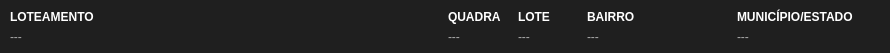
   <widget class="QWidget" name="widgetEnderecoEntregaImovel_4" native="true">
    <property name="geometry">
     <rect>
      <x>0</x>
      <y>182</y>
      <width>890</width>
      <height>53</height>
     </rect>
    </property>
    <property name="styleSheet">
     <string notr="true">background-color: #1f1f1f;
border-radius: 4px;</string>
    </property>
    <widget class="QWidget" name="horizontalLayoutWidget_26">
     <property name="geometry">
      <rect>
       <x>10</x>
       <y>6</y>
       <width>871</width>
       <height>41</height>
      </rect>
     </property>
     <layout class="QHBoxLayout" name="horizontalLayout_26" stretch="450,66,66,150,150">
      <item>
       <layout class="QVBoxLayout" name="verticalLayout_94">
        <property name="spacing">
         <number>0</number>
        </property>
        <item>
         <widget class="QLabel" name="label_93">
          <property name="sizePolicy">
           <sizepolicy hsizetype="Expanding" vsizetype="Preferred">
            <horstretch>0</horstretch>
            <verstretch>0</verstretch>
           </sizepolicy>
          </property>
          <property name="maximumSize">
           <size>
            <width>16777215</width>
            <height>16777215</height>
           </size>
          </property>
          <property name="styleSheet">
           <string notr="true">font-weight: bold;
color: white;</string>
          </property>
          <property name="text">
           <string>LOTEAMENTO</string>
          </property>
         </widget>
        </item>
        <item>
         <widget class="QLabel" name="labelEnderecoEntregaImovelLoteamento">
          <property name="sizePolicy">
           <sizepolicy hsizetype="Expanding" vsizetype="Preferred">
            <horstretch>0</horstretch>
            <verstretch>0</verstretch>
           </sizepolicy>
          </property>
          <property name="maximumSize">
           <size>
            <width>16777215</width>
            <height>16777215</height>
           </size>
          </property>
          <property name="styleSheet">
           <string notr="true">color: #aaa;</string>
          </property>
          <property name="text">
           <string>---</string>
          </property>
         </widget>
        </item>
       </layout>
      </item>
      <item>
       <layout class="QVBoxLayout" name="verticalLayout_95">
        <property name="spacing">
         <number>0</number>
        </property>
        <item>
         <widget class="QLabel" name="label_94">
          <property name="sizePolicy">
           <sizepolicy hsizetype="Expanding" vsizetype="Preferred">
            <horstretch>0</horstretch>
            <verstretch>0</verstretch>
           </sizepolicy>
          </property>
          <property name="maximumSize">
           <size>
            <width>16777215</width>
            <height>16777215</height>
           </size>
          </property>
          <property name="styleSheet">
           <string notr="true">font-weight: bold;
color: white;</string>
          </property>
          <property name="text">
           <string>QUADRA</string>
          </property>
         </widget>
        </item>
        <item>
         <widget class="QLabel" name="labelEnderecoEntregaImovelQuadra">
          <property name="sizePolicy">
           <sizepolicy hsizetype="Expanding" vsizetype="Preferred">
            <horstretch>0</horstretch>
            <verstretch>0</verstretch>
           </sizepolicy>
          </property>
          <property name="maximumSize">
           <size>
            <width>16777215</width>
            <height>16777215</height>
           </size>
          </property>
          <property name="styleSheet">
           <string notr="true">color: #aaa;</string>
          </property>
          <property name="text">
           <string>---</string>
          </property>
         </widget>
        </item>
       </layout>
      </item>
      <item>
       <layout class="QVBoxLayout" name="verticalLayout_96">
        <property name="spacing">
         <number>0</number>
        </property>
        <item>
         <widget class="QLabel" name="label_95">
          <property name="sizePolicy">
           <sizepolicy hsizetype="Expanding" vsizetype="Preferred">
            <horstretch>0</horstretch>
            <verstretch>0</verstretch>
           </sizepolicy>
          </property>
          <property name="maximumSize">
           <size>
            <width>16777215</width>
            <height>16777215</height>
           </size>
          </property>
          <property name="styleSheet">
           <string notr="true">font-weight: bold;
color: white;</string>
          </property>
          <property name="text">
           <string>LOTE</string>
          </property>
         </widget>
        </item>
        <item>
         <widget class="QLabel" name="labelEnderecoEntregaImovelLote">
          <property name="sizePolicy">
           <sizepolicy hsizetype="Expanding" vsizetype="Preferred">
            <horstretch>0</horstretch>
            <verstretch>0</verstretch>
           </sizepolicy>
          </property>
          <property name="maximumSize">
           <size>
            <width>16777215</width>
            <height>16777215</height>
           </size>
          </property>
          <property name="styleSheet">
           <string notr="true">color: #aaa;</string>
          </property>
          <property name="text">
           <string>---</string>
          </property>
         </widget>
        </item>
       </layout>
      </item>
      <item>
       <layout class="QVBoxLayout" name="verticalLayout_97">
        <property name="spacing">
         <number>0</number>
        </property>
        <item>
         <widget class="QLabel" name="label_96">
          <property name="sizePolicy">
           <sizepolicy hsizetype="Expanding" vsizetype="Preferred">
            <horstretch>0</horstretch>
            <verstretch>0</verstretch>
           </sizepolicy>
          </property>
          <property name="maximumSize">
           <size>
            <width>16777215</width>
            <height>16777215</height>
           </size>
          </property>
          <property name="styleSheet">
           <string notr="true">font-weight: bold;
color: white;</string>
          </property>
          <property name="text">
           <string>BAIRRO</string>
          </property>
         </widget>
        </item>
        <item>
         <widget class="QLabel" name="labelEnderecoEntregaImovelBairro">
          <property name="sizePolicy">
           <sizepolicy hsizetype="Expanding" vsizetype="Preferred">
            <horstretch>0</horstretch>
            <verstretch>0</verstretch>
           </sizepolicy>
          </property>
          <property name="maximumSize">
           <size>
            <width>16777215</width>
            <height>16777215</height>
           </size>
          </property>
          <property name="styleSheet">
           <string notr="true">color: #aaa;</string>
          </property>
          <property name="text">
           <string>---</string>
          </property>
         </widget>
        </item>
       </layout>
      </item>
      <item>
       <layout class="QVBoxLayout" name="verticalLayout_98">
        <property name="spacing">
         <number>0</number>
        </property>
        <item>
         <widget class="QLabel" name="label_97">
          <property name="sizePolicy">
           <sizepolicy hsizetype="Expanding" vsizetype="Preferred">
            <horstretch>0</horstretch>
            <verstretch>0</verstretch>
           </sizepolicy>
          </property>
          <property name="maximumSize">
           <size>
            <width>16777215</width>
            <height>16777215</height>
           </size>
          </property>
          <property name="styleSheet">
           <string notr="true">font-weight: bold;
color: white;</string>
          </property>
          <property name="text">
           <string>MUNICÍPIO/ESTADO</string>
          </property>
         </widget>
        </item>
        <item>
         <widget class="QLabel" name="labelEnderecoEntregaImovelCidade">
          <property name="sizePolicy">
           <sizepolicy hsizetype="Expanding" vsizetype="Preferred">
            <horstretch>0</horstretch>
            <verstretch>0</verstretch>
           </sizepolicy>
          </property>
          <property name="maximumSize">
           <size>
            <width>16777215</width>
            <height>16777215</height>
           </size>
          </property>
          <property name="styleSheet">
           <string notr="true">color: #aaa;</string>
          </property>
          <property name="text">
           <string>---</string>
          </property>
         </widget>
        </item>
       </layout>
      </item>
     </layout>
    </widget>
   </widget>
